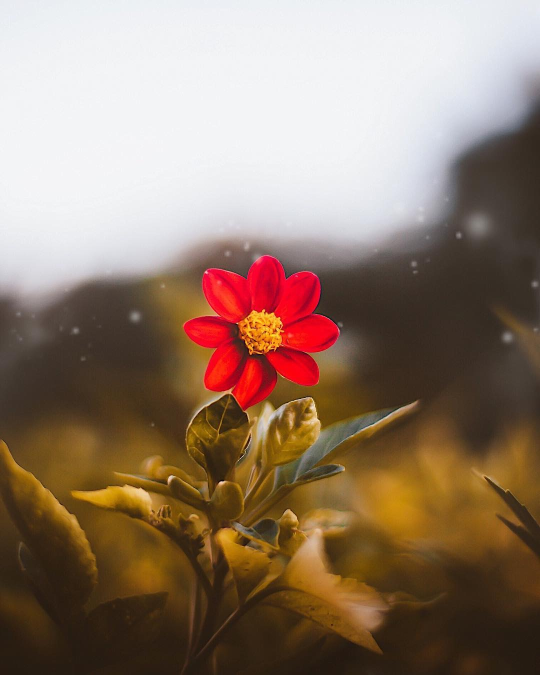
#> input picture Hafta3/cicek.jpg, 1080 x 1350 px (shown at 1/2 size)
$ python Hafta3_2.py
#> lines starting #> are read from the running program, lines starting #| are printed output that depends on the picture
import cv2
import matplotlib.pyplot as plt

# İki görüntüyü oku (Gri tonlamalı küçük test görüntüleri)
image1 = cv2.imread('cicek.jpg', 0)
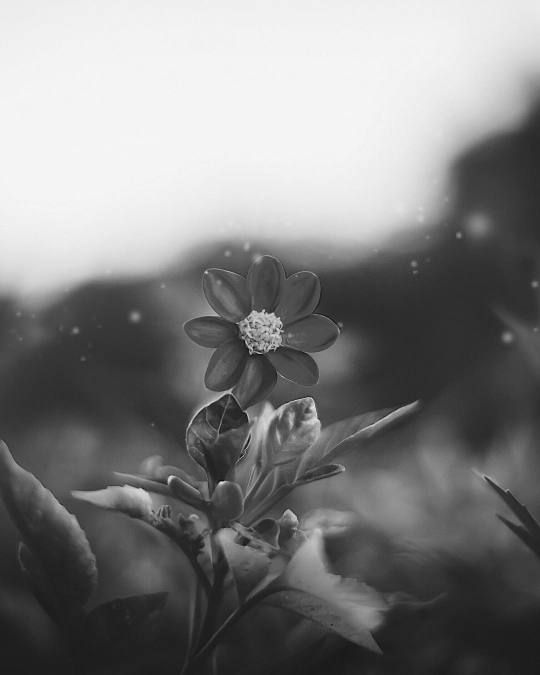
#> image1: shape (1350, 1080) (shown at 1/2 size); min 0, max 248, mean 128.3
image2 = cv2.imread('gunes.jpg', 0)
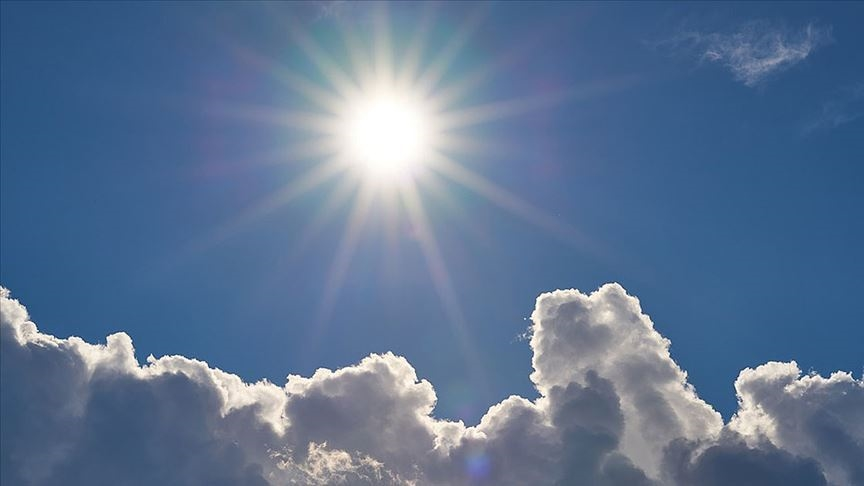
#> input picture Hafta3/gunes.jpg, 864 x 486 px
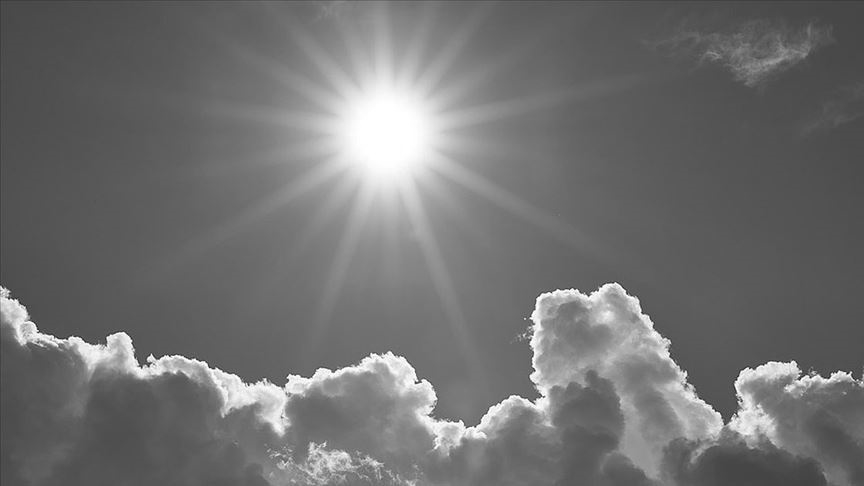
#> image2: shape (486, 864); min 14, max 255, mean 113

# Görüntülerin boyutlarını eşitle (resize işlemi)
image2_resized = cv2.resize(image2, (image1.shape[1], image1.shape[0]))
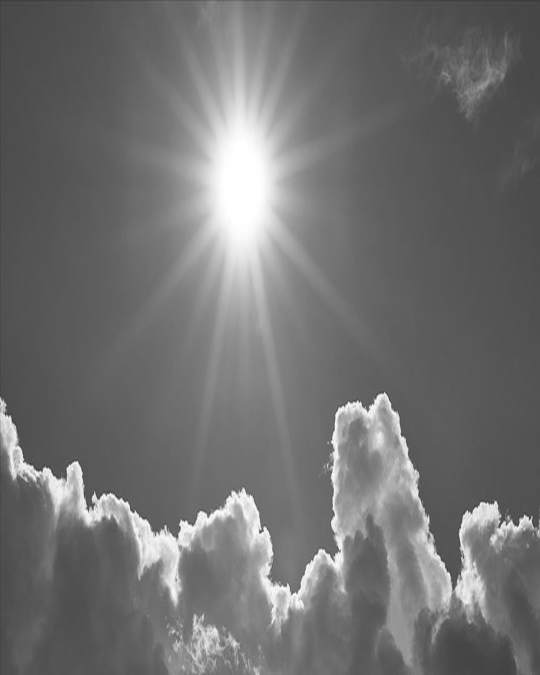
#> image2_resized: shape (1350, 1080) (shown at 1/2 size); min 20, max 255, mean 112.9

# Toplama işlemi
added_image = cv2.add(image1, image2_resized)
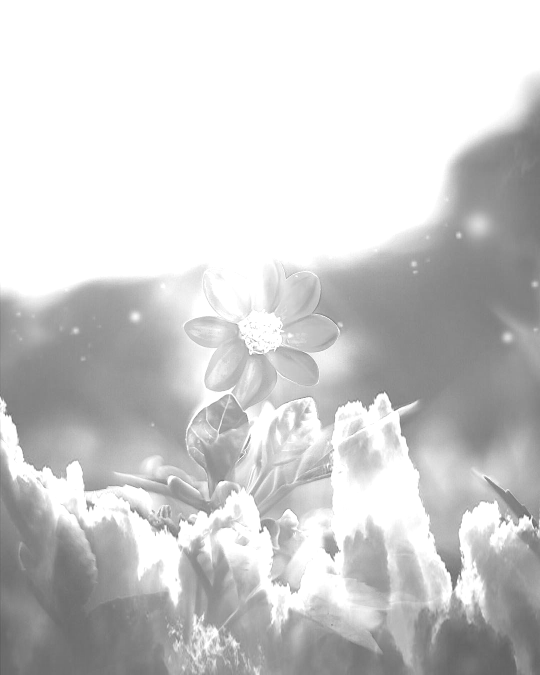
#> added_image: shape (1350, 1080) (shown at 1/2 size); min 61, max 255, mean 206.2

# Çıkarma işlemi
subtracted_image = cv2.subtract(image1, image2_resized)
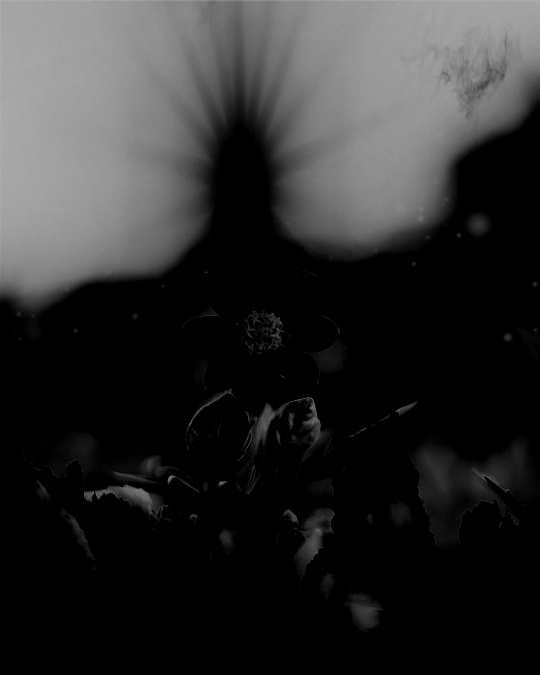
#> subtracted_image: shape (1350, 1080) (shown at 1/2 size); min 0, max 183, mean 44.7

# Alpha blending
alpha = 0.7
blended_image = cv2.addWeighted(image1, alpha, image2_resized, 1-alpha, 0)
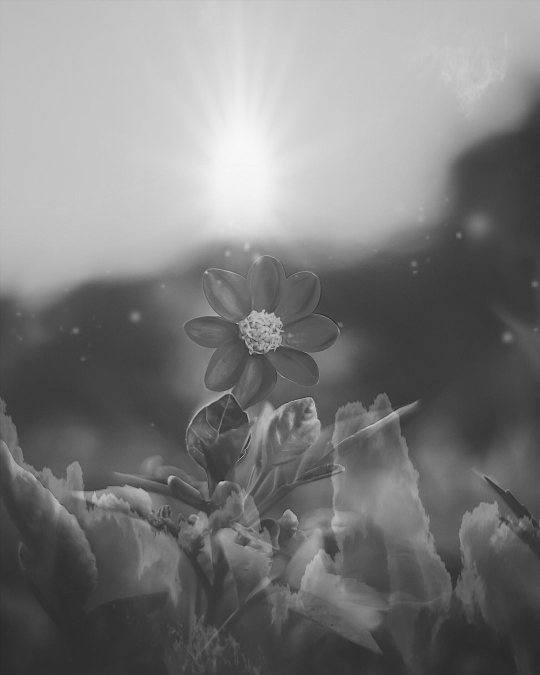
#> blended_image: shape (1350, 1080) (shown at 1/2 size); min 33, max 249, mean 123.7

# Görüntüleri ekrana bas
plt.figure(figsize=(20, 15))

plt.subplot(2, 3, 1)
plt.imshow(image1, cmap='gray')
plt.title('Gri Çiçek Resmi')

plt.subplot(2, 3, 2)
plt.imshow(image2, cmap='gray')
plt.title('Gri Güneş Resmi')

plt.subplot(2, 3, 3)
plt.imshow(image2_resized, cmap='gray')
plt.title('Gri Güneş Resmi Boyutlandırılmış')

plt.subplot(2, 3, 4)
plt.imshow(added_image, cmap='gray')
plt.title('Toplama')

plt.subplot(2, 3, 5)
plt.imshow(subtracted_image, cmap='gray')
plt.title('Çıkarma')

plt.subplot(2, 3, 6)
plt.imshow(blended_image, cmap='gray')
plt.title('Alpha Blending')

plt.show()
